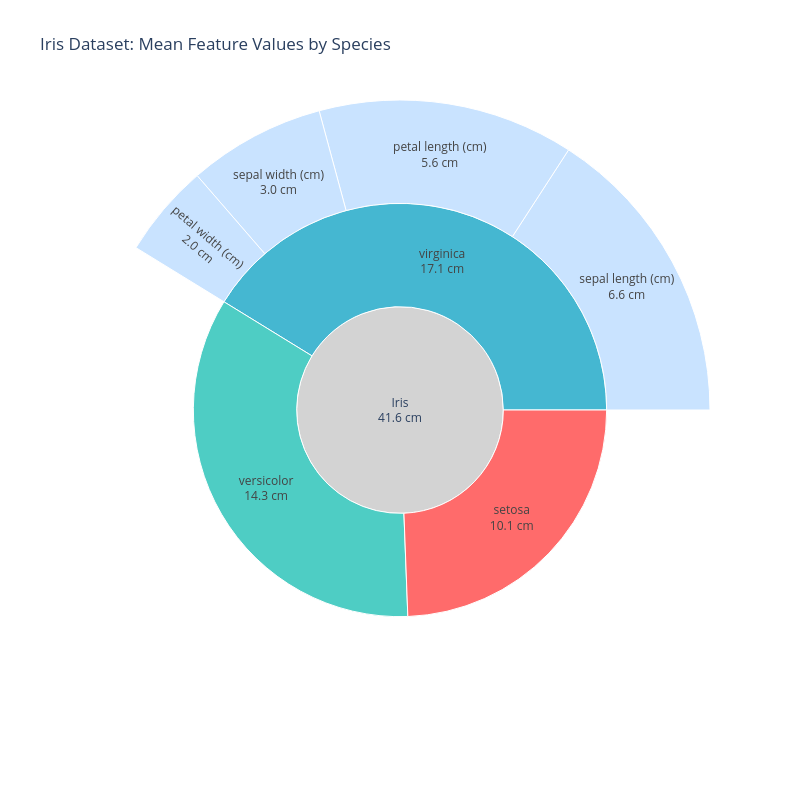

The notebook cell saved with this chart:
### Markdown cell above
#### Alternative Sunburst Using Graph Objects (More Control):

### Code cell
import plotly.graph_objects as go
import pandas as pd
from sklearn.datasets import load_iris

iris = load_iris()
df = pd.DataFrame(iris.data, columns=iris.feature_names)
df['species'] = [iris.target_names[i] for i in iris.target]

# Prepare hierarchy data
mean_features = df.groupby('species').mean()

# Build sunburst data manually
labels = ["Iris"]  # Root
parents = [""]
values = [mean_features.sum().sum()]

# Species colors
species_colors = {
    'setosa': '#FF6B6B',
    'versicolor': '#4ECDC4',
    'virginica': '#45B7D1'
}

# Add species and features
for species in iris.target_names:
    species_total = mean_features.loc[species].sum()
    labels.append(species)
    parents.append("Iris")
    values.append(species_total)
    
    for feature in iris.feature_names:
        labels.append(f"{feature}")
        parents.append(species)
        values.append(mean_features.loc[species, feature])

# Create sunburst
fig = go.Figure(go.Sunburst(
    labels=labels,
    parents=parents,
    values=values,
    branchvalues="total",
    marker=dict(
        colors=[
            'lightgray',  # Root
            species_colors['setosa'], 
            '#FFB3B3', '#FFB3B3', '#FFB3B3', '#FFB3B3',  # Setosa features
            species_colors['versicolor'], 
            '#B3E8E0', '#B3E8E0', '#B3E8E0', '#B3E8E0',  # Versicolor features
            species_colors['virginica'], 
            '#B3D8FF', '#B3D8FF', '#B3D8FF', '#B3D8FF',  # Virginica features
        ]
    ),
    textinfo='label+value',
    texttemplate='%{label}<br>%{value:.1f} cm',
))

fig.update_layout(
    title='Iris Dataset: Mean Feature Values by Species',
    width=800,
    height=800
)

fig.show()

### Figure 1 — Plotly figure (JSON) as saved in the notebook; plotly's stock layout.template omitted (floating-point values rounded to 4 significant figures)
{"data": [{"branchvalues": "total", "labels": ["Iris", "setosa", "sepal length (cm)", "sepal width (cm)", "petal length (cm)", "petal width (cm)", "versicolor", "sepal length (cm)", "sepal width (cm)", "petal length (cm)", "petal width (cm)", "virginica", "sepal length (cm)", "sepal width (cm)", "petal length (cm)", "petal width (cm)"], "marker": {"colors": ["lightgray", "#FF6B6B", "#FFB3B3", "#FFB3B3", "#FFB3B3", "#FFB3B3", "#4ECDC4", "#B3E8E0", "#B3E8E0", "#B3E8E0", "#B3E8E0", "#45B7D1", "#B3D8FF", "#B3D8FF", "#B3D8FF", "#B3D8FF"]}, "parents": ["", "Iris", "setosa", "setosa", "setosa", "setosa", "Iris", "versicolor", "versicolor", "versicolor", "versicolor", "Iris", "virginica", "virginica", "virginica", "virginica"], "textinfo": "label+value", "texttemplate": "%{label}<br>%{value:.1f} cm", "type": "sunburst", "values": [41.57, 10.14, 5.006, 3.428, 1.462, 0.246, 14.29, 5.936, 2.77, 4.26, 1.326, 17.14, 6.588, 2.974, 5.552, 2.026]}], "layout": {"height": 800, "title": {"text": "Iris Dataset: Mean Feature Values by Species"}, "width": 800}}
